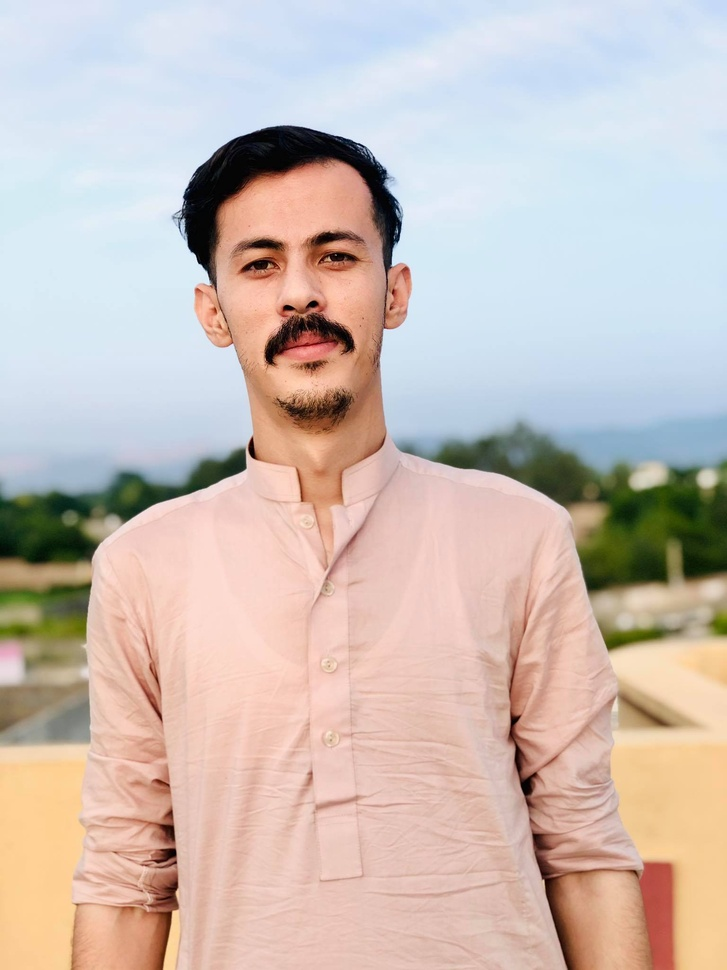
#> input picture Data/Hamza/1.jpg, 727 x 970 px, shrunk from 1536 x 2048 before the run; its folder holds only this picture in this run
$ jupyter execute preprocess.ipynb
#> lines starting #> are read from the running program, lines starting #| are printed output that depends on the picture; after the words box and inside, x2 and y2 are one past the last pixel; in counts of white or black regions, pixels touching at a corner belong together
[cell 1]
import os
import cv2
import matplotlib.pyplot as plt

[cell 2]
data_path = './Data'
data_dir_list = os.listdir(data_path)
print(data_dir_list)

save_path='./PreImage'

img_data_list=[]

face_haar_cascade=cv2.CascadeClassifier('Cascade Classifier/haarcascade_frontalface_default.xml')

for dataset in data_dir_list:
    img_list=os.listdir(data_path+'/'+ dataset)
    print ('Loaded the images of dataset-'+'{}\n'.format(dataset))
    print (len(img_list))
    for img in img_list:
        input_img=cv2.imread(data_path + '/'+ dataset + '/'+ img )
#> input_img is the input picture: shape (970, 727, 3); mean B, G, R 183.1, 190, 204.4
        roi_gray = cv2.cvtColor(input_img, cv2.COLOR_BGR2GRAY)
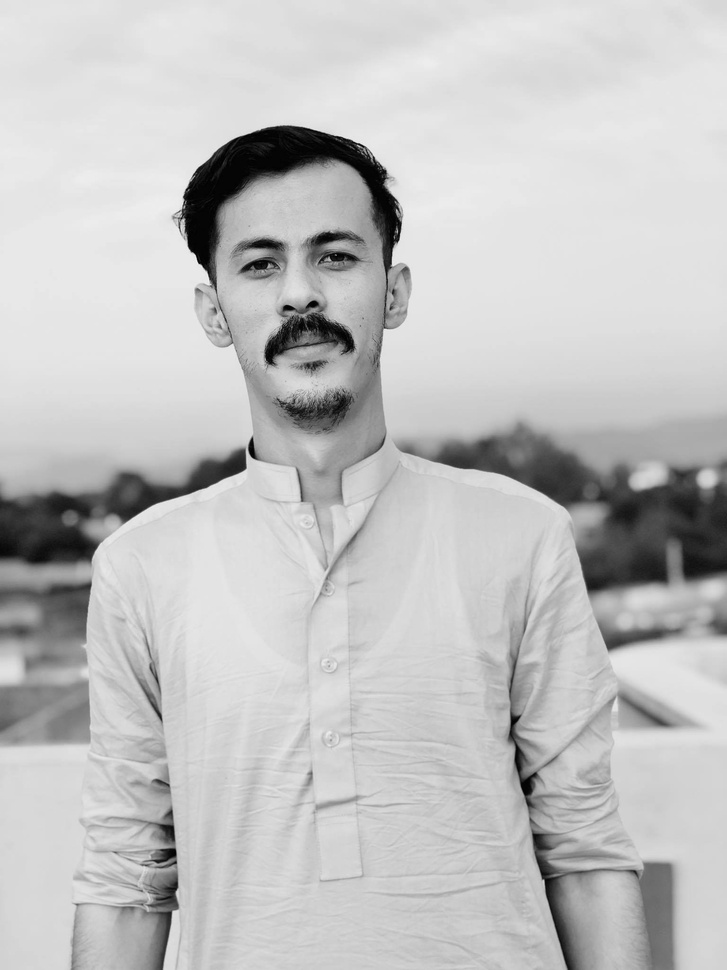
#> roi_gray: shape (970, 727); min 0, max 246, mean 193.5
        faces_detected=face_haar_cascade.detectMultiScale(roi_gray,scaleFactor=1.3,minNeighbors=5)
#> faces_detected = [[185, 166, 234, 234]]
        for(x,y,w,h) in faces_detected:
            cv2.rectangle(roi_gray,(x,y),(x+w,y+h),(0,255,0),thickness=0)
            crop_image=roi_gray[y:y+w,x:x+h]
            cv2.imwrite(str(w) + str(h) + '_faces.jpg', crop_image)
#> this loop made 1 pass
#> pass 1, `crop_image=roi_gray[y:y+w,x:x+h]`:
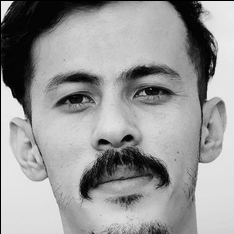
#> crop_image: shape (234, 234); min 0, max 246, mean 153
#> after the loop:
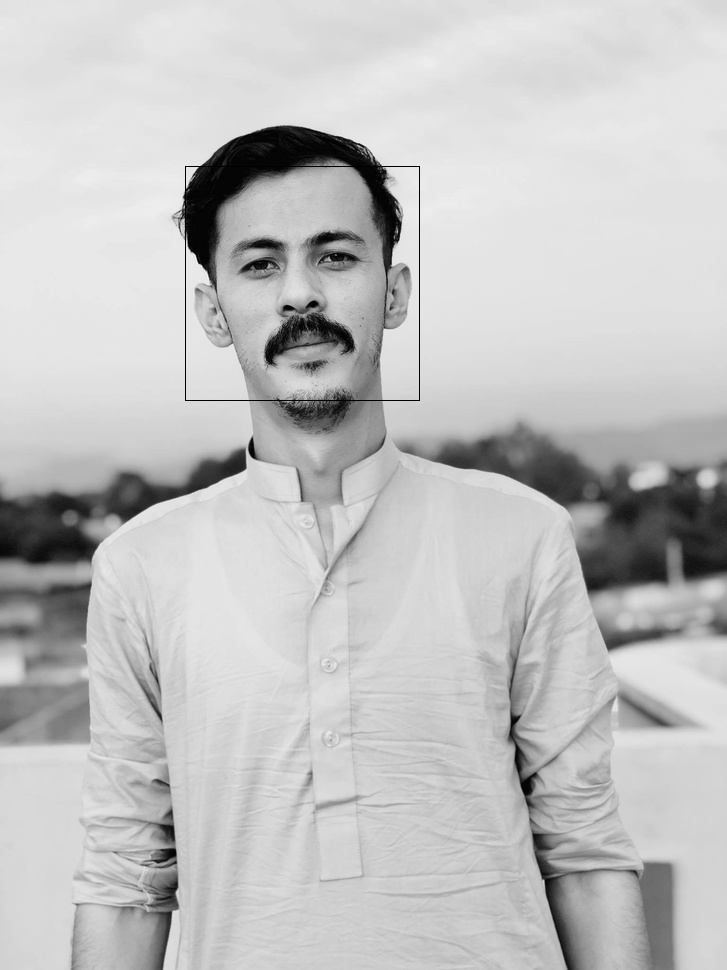
#> roi_gray: shape (970, 727); 0.13% of pixels changed, all inside (x1, y1, x2, y2) = (185, 166, 420, 401)

        img_data_list.append(crop_image)
        plt.imshow(crop_image)
        plt.title(str(dataset))
        plt.show()
#> pass 2 of the loop `for dataset in data_dir_list:`:
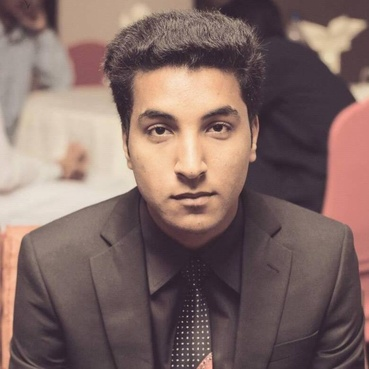
#> input picture Data/Unknown/1.jpg, 369 x 369 px, shrunk from 780 x 780 before the run
#> input_img is the input picture: shape (369, 369, 3); mean B, G, R 101.9, 106.2, 129.7
#> faces_detected = [[109, 65, 165, 165]]
#> the loop `for(x,y,w,h) in faces_detected:` made 1 pass
#> pass 1, `crop_image=roi_gray[y:y+w,x:x+h]`:
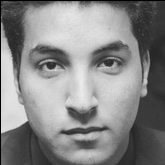
#> crop_image: shape (165, 165); min 0, max 236, mean 135.1
#> after the loop `for(x,y,w,h) in faces_detected:`:
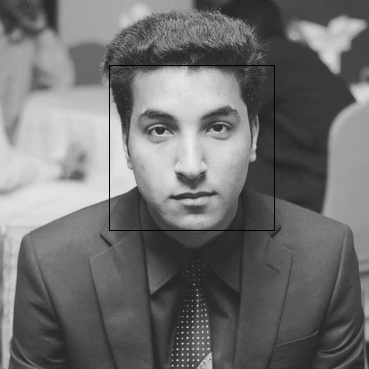
#> roi_gray: shape (369, 369); min 0, max 239, mean 112.3
